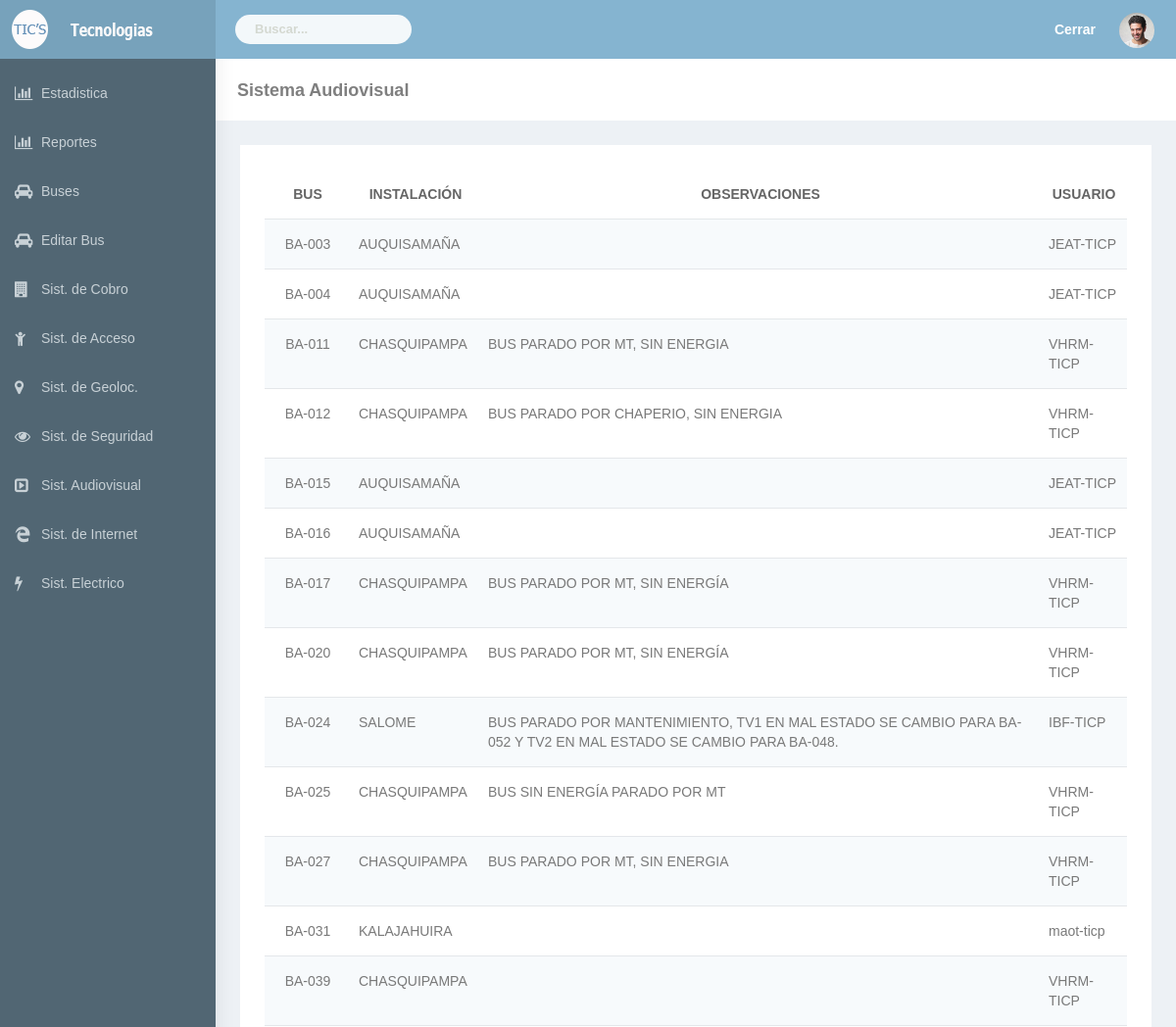
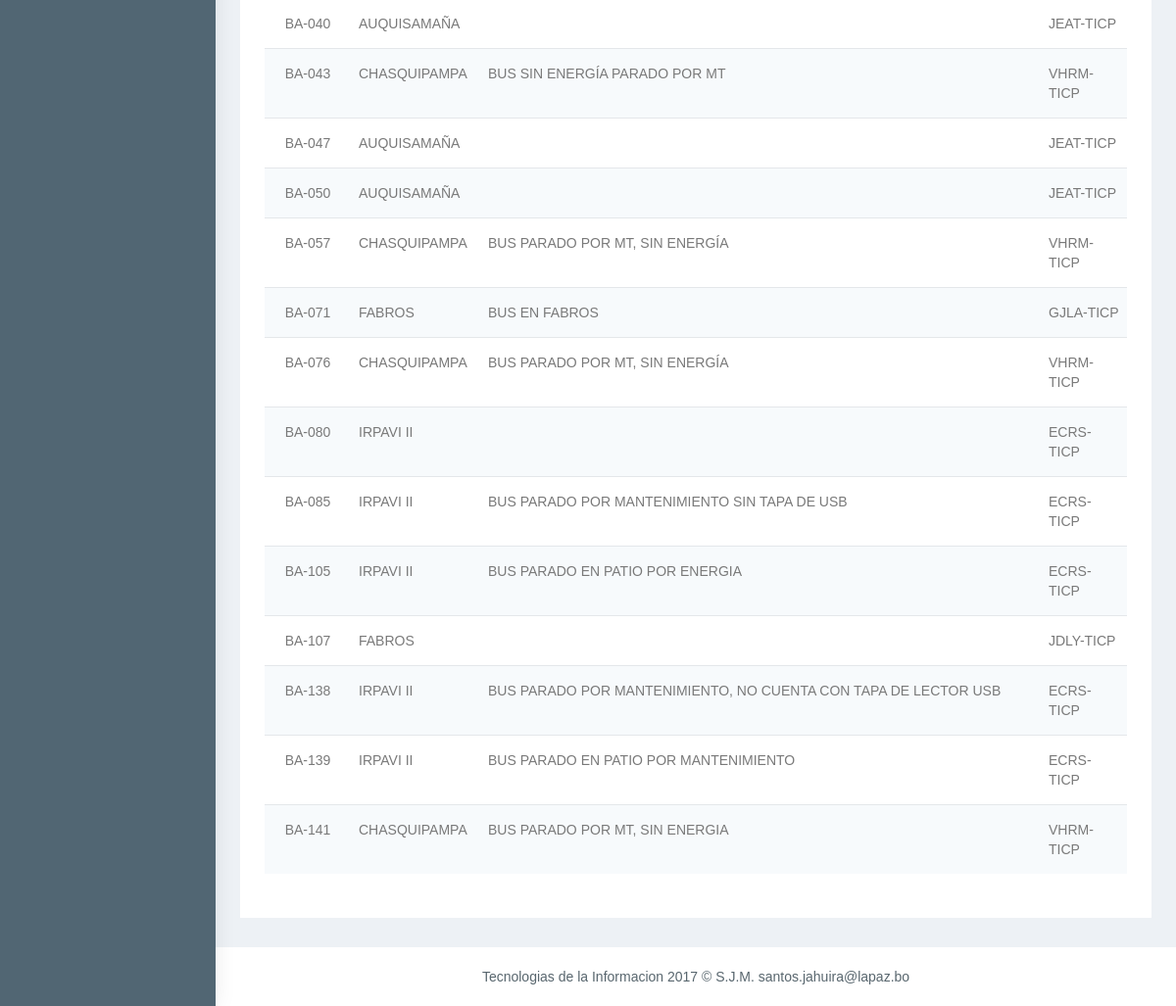
The page /html/reporte_audiovisual.php?dato=Bus sin energia&dato3=visualizacion_grabacionkl on the database its author committed (2 pictures, top to bottom).
### tables this page shows
CREATE TABLE `audiovisual` (
  `idaudiovisual` int(11) NOT NULL,
  `bus_idbus` int(11) NOT NULL,
  `instalacion_idinstalacion` int(11) NOT NULL,
  `usuario_idusuario` int(11) NOT NULL,
  `visualizacion_grabacionkl` varchar(45) NOT NULL,
  `tipo_almacenamientokl` varchar(45) NOT NULL,
  `capacidad_almacenamientokl` varchar(45) NOT NULL,
  `numero_serieHdd` varchar(45) NOT NULL,
  `estado_kl` varchar(45) NOT NULL,
  `estado_display` varchar(45) NOT NULL,
  `touch_display` varchar(45) NOT NULL,
  `boton_display1` varchar(45) NOT NULL,
  `boton_display_2` varchar(45) NOT NULL,
  `boton_display_3` varchar(45) NOT NULL,
  `boton_display_4` varchar(45) NOT NULL,
  `estado_tv1` varchar(45) NOT NULL,
  `cod_gamlptv1` varchar(45) DEFAULT NULL,
  `cod_gamlp1` varchar(45) DEFAULT NULL,
  `numero_serietv1` varchar(45) NOT NULL,
  `tipo_conectortv1` varchar(45) NOT NULL,
  `estado_conectortv1` varchar(45) NOT NULL,
  `conector_rcatv1` varchar(45) NOT NULL,
  `estado_tv2` varchar(45) NOT NULL,
  `cod_gamlptv2` varchar(45) DEFAULT NULL,
  `cod_gamlp2` varchar(45) DEFAULT NULL,
  `numero_serietv2` varchar(45) NOT NULL,
  `tipo_conectortv2` varchar(45) NOT NULL,
  `estado_conectortv2` varchar(45) NOT NULL,
  `conector_rcatv2` varchar(45) NOT NULL,
  `mic_conductor` varchar(45) NOT NULL,
  `brazo_mic` varchar(45) NOT NULL,
  `mic_anfitrion` varchar(45) NOT NULL,
  `cable_usb` varchar(45) NOT NULL,
  `estado_usb` varchar(45) NOT NULL,
  `obs` varchar(800) NOT NULL,
  `fecha` datetime NOT NULL
);

CREATE TABLE `bus` (
  `idbus` int(11) NOT NULL,
  `nombre_bus` varchar(45) NOT NULL,
  `placa` varchar(45) DEFAULT NULL,
  `si_cobro` int(11) NOT NULL,
  `si_acceso` int(11) NOT NULL,
  `si_geoloc` int(11) NOT NULL,
  `si_segurida` int(11) NOT NULL,
  `si_audiovicual` int(11) NOT NULL,
  `si_internet` int(11) NOT NULL,
  `si_electrico` int(11) NOT NULL
);

CREATE TABLE `instalacion` (
  `idinstalacion` int(11) NOT NULL,
  `nombre_instalacion` varchar(45) NOT NULL,
  `abreviado` varchar(45) NOT NULL
);

CREATE TABLE `usuario` (
  `idusuario` int(11) NOT NULL,
  `cod_user` varchar(45) DEFAULT NULL,
  `roles_idroles` int(11) NOT NULL,
  `nombre` varchar(45) NOT NULL,
  `paterno` varchar(45) DEFAULT NULL,
  `materno` varchar(45) DEFAULT NULL,
  `ci` varchar(45) NOT NULL,
  `pass` varchar(70) DEFAULT NULL
);

### html/reporte_audiovisual.php (the view, shortened to what this page needs)
<?php
include("header.php");
 ?>
        <div id="page-wrapper">
            <div class="container-fluid">
                <div class="row bg-title">
                    <div class="col-lg-3 col-md-4 col-sm-4 col-xs-12">
                        <h4 class="page-title">Sistema Audiovisual</h4> </div>
                </div>
                <div class="row">
                    <div class="col-sm-12">
                        <div class="white-box">
                            <div class="table  table-striped table-responsive" id="dvData">
                                <table class="table table-striped  table-condensed text-center"  >
                                    <thead>
                                        <tr>
                                            <th WIDTH="10%" class="text-center"><strong>BUS</strong></th>
                                            <th WIDTH="15%" class="text-center"><strong>INSTALACIÓN</strong> </th>
                                            <th WIDTH="65%" class="text-center"><strong>OBSERVACIONES</strong></th>
                                            <th WIDTH="10%" class="text-center"><strong>USUARIO</strong></th>
                                        </tr>
                                    </thead>
                                    <tbody class="buscar">
                                       <?php
										$dato=$_GET['dato'];
										$dato3=$_GET['dato3'];
                                        $dat="  SELECT
												bus.nombre_bus,
												instalacion.nombre_instalacion,
												usuario.cod_user,
												audiovisual.obs
												FROM
												audiovisual
												INNER JOIN bus ON audiovisual.bus_idbus = bus.idbus
												INNER JOIN instalacion ON audiovisual.instalacion_idinstalacion = instalacion.idinstalacion
												INNER JOIN usuario ON audiovisual.usuario_idusuario = usuario.idusuario
												WHERE $dato3='$dato'
												ORDER BY
												bus.idbus ASC";
										$da=mysql_query($dat);
                                        while($c = mysql_fetch_assoc($da))
                                        {
                                        ?>
                                        <tr>
											<td class="text-center"> <?php echo $c['nombre_bus'];?> </td>
											<td class="text-left"> <?php echo $c['nombre_instalacion'];?> </td>
											<td class="text-left"> <?php echo $c['obs'];?> </td>
											<td class="text-left"> <?php echo $c['cod_user'];?> </td>
                                        </tr>
                                             <?php }?>
                                    </tbody>
                                </table>
                                 </div>
                        </div>
                    </div>
                </div>
            </div>
<?php  include("foter.php"); ?>

### html/css/colors/blue-dark.css (style rules this page uses)
body { background:#516673 }

### rows shown on the page
audiovisual: bus_idbus.nombre_bus "BA-003", instalacion_idinstalacion.nombre_instalacion "AUQUISAMAÑA", usuario_idusuario.cod_user "JEAT-TICP"
audiovisual: bus_idbus.nombre_bus "BA-004", instalacion_idinstalacion.nombre_instalacion "AUQUISAMAÑA", usuario_idusuario.cod_user "JEAT-TICP"
audiovisual: bus_idbus.nombre_bus "BA-011", instalacion_idinstalacion.nombre_instalacion "CHASQUIPAMPA", obs "BUS PARADO POR MT, SIN ENERGIA", usuario_idusuario.cod_user "VHRM-TICP"
audiovisual: bus_idbus.nombre_bus "BA-012", instalacion_idinstalacion.nombre_instalacion "CHASQUIPAMPA", obs "BUS PARADO POR CHAPERIO, SIN ENERGIA", usuario_idusuario.cod_user "VHRM-TICP"
audiovisual: bus_idbus.nombre_bus "BA-015", instalacion_idinstalacion.nombre_instalacion "AUQUISAMAÑA", usuario_idusuario.cod_user "JEAT-TICP"
audiovisual: bus_idbus.nombre_bus "BA-016", instalacion_idinstalacion.nombre_instalacion "AUQUISAMAÑA", usuario_idusuario.cod_user "JEAT-TICP"
audiovisual: bus_idbus.nombre_bus "BA-017", instalacion_idinstalacion.nombre_instalacion "CHASQUIPAMPA", obs "BUS PARADO POR MT, SIN ENERGÍA", usuario_idusuario.cod_user "VHRM-TICP"
audiovisual: bus_idbus.nombre_bus "BA-020", instalacion_idinstalacion.nombre_instalacion "CHASQUIPAMPA", obs "BUS PARADO POR MT, SIN ENERGÍA", usuario_idusuario.cod_user "VHRM-TICP"
audiovisual: bus_idbus.nombre_bus "BA-024", instalacion_idinstalacion.nombre_instalacion "SALOME", obs "BUS PARADO POR MANTENIMIENTO, TV1 EN MAL ESTADO SE CAMBIO PARA BA-052 Y TV2 EN MAL ESTADO SE CAMBIO PARA BA-048.", usuario_idusuario.cod_user "IBF-TICP"
audiovisual: bus_idbus.nombre_bus "BA-025", instalacion_idinstalacion.nombre_instalacion "CHASQUIPAMPA", obs "BUS SIN ENERGÍA PARADO POR MT", usuario_idusuario.cod_user "VHRM-TICP"
audiovisual: bus_idbus.nombre_bus "BA-027", instalacion_idinstalacion.nombre_instalacion "CHASQUIPAMPA", obs "BUS PARADO POR MT, SIN ENERGIA", usuario_idusuario.cod_user "VHRM-TICP"
audiovisual: bus_idbus.nombre_bus "BA-031", instalacion_idinstalacion.nombre_instalacion "KALAJAHUIRA", usuario_idusuario.cod_user "maot-ticp"
audiovisual: bus_idbus.nombre_bus "BA-039", instalacion_idinstalacion.nombre_instalacion "CHASQUIPAMPA", usuario_idusuario.cod_user "VHRM-TICP"
audiovisual: bus_idbus.nombre_bus "BA-040", instalacion_idinstalacion.nombre_instalacion "AUQUISAMAÑA", usuario_idusuario.cod_user "JEAT-TICP"
audiovisual: bus_idbus.nombre_bus "BA-043", instalacion_idinstalacion.nombre_instalacion "CHASQUIPAMPA", obs "BUS SIN ENERGÍA PARADO POR MT", usuario_idusuario.cod_user "VHRM-TICP"
audiovisual: bus_idbus.nombre_bus "BA-047", instalacion_idinstalacion.nombre_instalacion "AUQUISAMAÑA", usuario_idusuario.cod_user "JEAT-TICP"
audiovisual: bus_idbus.nombre_bus "BA-050", instalacion_idinstalacion.nombre_instalacion "AUQUISAMAÑA", usuario_idusuario.cod_user "JEAT-TICP"
audiovisual: bus_idbus.nombre_bus "BA-057", instalacion_idinstalacion.nombre_instalacion "CHASQUIPAMPA", obs "BUS PARADO POR MT, SIN ENERGÍA", usuario_idusuario.cod_user "VHRM-TICP"
audiovisual: bus_idbus.nombre_bus "BA-071", instalacion_idinstalacion.nombre_instalacion "FABROS", obs "BUS EN FABROS", usuario_idusuario.cod_user "GJLA-TICP"
audiovisual: bus_idbus.nombre_bus "BA-076", instalacion_idinstalacion.nombre_instalacion "CHASQUIPAMPA", obs "BUS PARADO POR MT, SIN ENERGÍA", usuario_idusuario.cod_user "VHRM-TICP"
audiovisual: bus_idbus.nombre_bus "BA-080", instalacion_idinstalacion.nombre_instalacion "IRPAVI II", usuario_idusuario.cod_user "ECRS-TICP"
audiovisual: bus_idbus.nombre_bus "BA-085", instalacion_idinstalacion.nombre_instalacion "IRPAVI II", obs "BUS PARADO POR MANTENIMIENTO SIN TAPA DE USB", usuario_idusuario.cod_user "ECRS-TICP"
audiovisual: bus_idbus.nombre_bus "BA-105", instalacion_idinstalacion.nombre_instalacion "IRPAVI II", obs "BUS PARADO EN PATIO POR ENERGIA", usuario_idusuario.cod_user "ECRS-TICP"
audiovisual: bus_idbus.nombre_bus "BA-107", instalacion_idinstalacion.nombre_instalacion "FABROS", usuario_idusuario.cod_user "JDLY-TICP"
audiovisual: bus_idbus.nombre_bus "BA-138", instalacion_idinstalacion.nombre_instalacion "IRPAVI II", obs "BUS PARADO POR MANTENIMIENTO, NO CUENTA CON TAPA DE LECTOR USB", usuario_idusuario.cod_user "ECRS-TICP"
audiovisual: bus_idbus.nombre_bus "BA-139", instalacion_idinstalacion.nombre_instalacion "IRPAVI II", obs "BUS PARADO EN PATIO POR MANTENIMIENTO", usuario_idusuario.cod_user "ECRS-TICP"
audiovisual: bus_idbus.nombre_bus "BA-141", instalacion_idinstalacion.nombre_instalacion "CHASQUIPAMPA", obs "BUS PARADO POR MT, SIN ENERGIA", usuario_idusuario.cod_user "VHRM-TICP"
